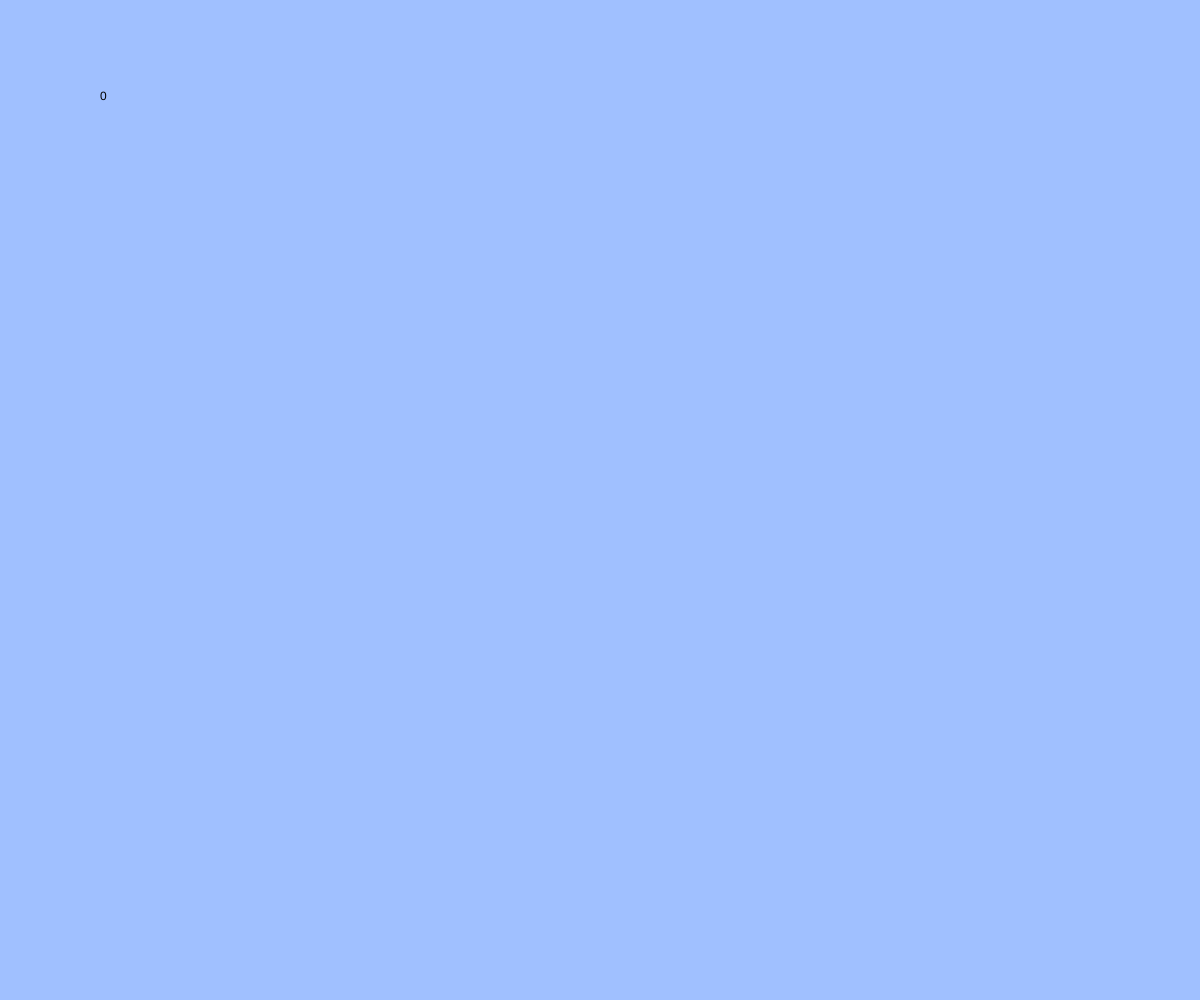
Frame 1 (no input)
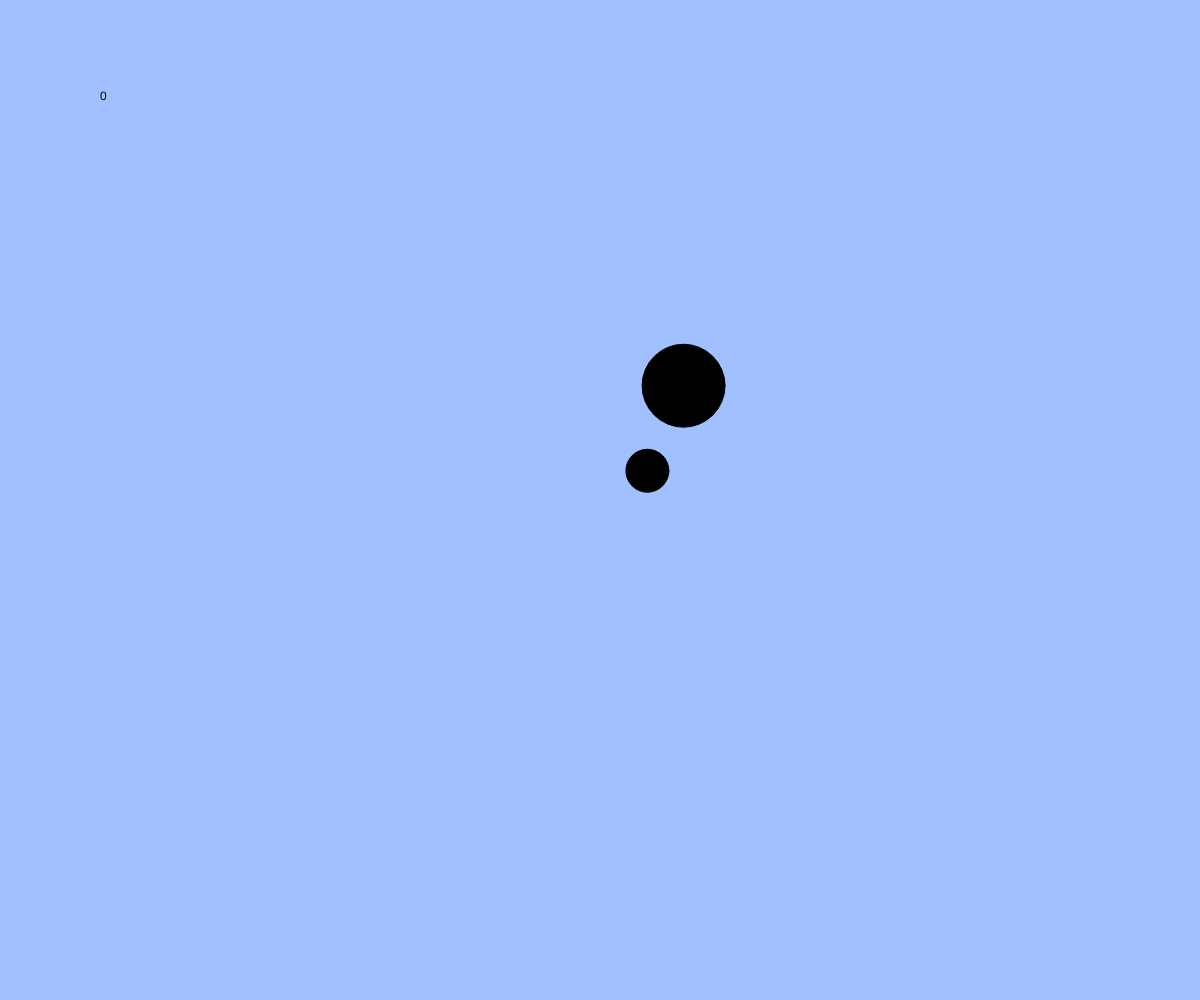
Frame 60 (no input)
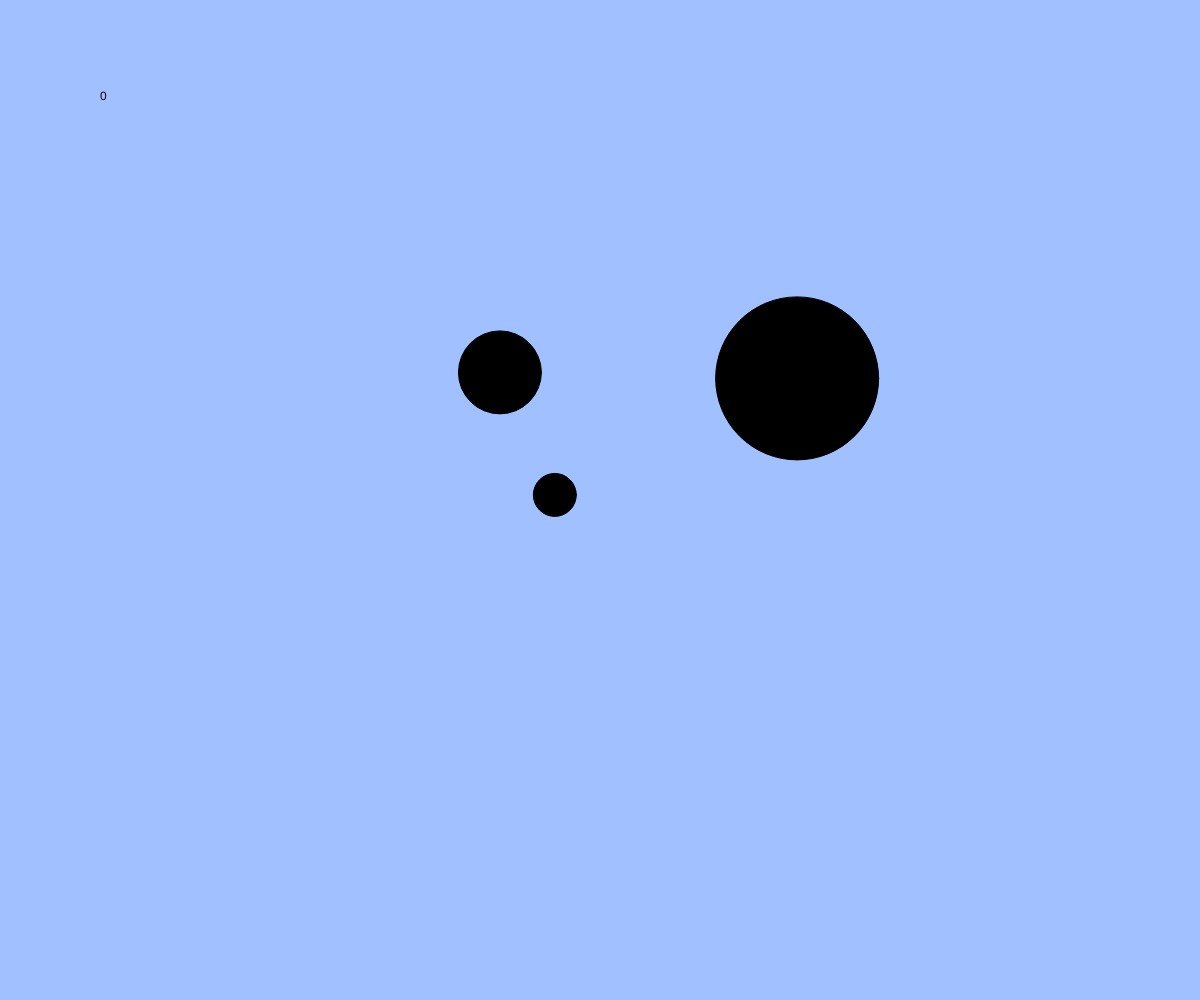
Frame 120 (the mouse pressed at the canvas centre since frame 60)

The p5.js sketch that drew these frames (run headless with seeded random() and noise() and a simulated clock; from frame 60 on, the mouse is pressed at the canvas centre):

// p5.js sketch
// ── sketch.js
// たくさん出てくるアニメーション
let balls;
let targets; // 追加（ボールを当てる的）

function setup(){
  createCanvas(windowWidth, windowHeight);
  balls = [];
  targets = [];
}

function windowResized(){
  resizeCanvas(windowWidth, windowHeight);
}

function draw(){
  background(160, 192, 255);

  // 的のアニメーション（注意：追加しないと何も起きない）
  for(let i = 0; i < targets.length; i++){
    let t = targets[i];
    fill(0);
    ellipse(t.x, t.y, t.size);
    t.x += t.vx;
    t.y += t.vy;
    t.size += 2;
  }

  // ボールのアニメーション
  for(let i = 0; i < balls.length; i++){
    let b = balls[i];
    fill(255);
    ellipse(b.x, b.y, b.size);
    b.x += b.vx;
    b.y += b.vy;
  }

  // 画面外に出たボールを配列から削除する
  const ballsInCanvas = []; // 画面内のボールを一時的に保持する配列
  for(let i = 0; i < balls.length; i++){
    let b = balls[i];
    if(b.x > 0 && b.x < width && b.y > 0 && b.y < height){ // 画面内
      ballsInCanvas.push(b);
    }
  }
  balls = ballsInCanvas; // 画面内のボールだけを残す
  text(balls.length, 100, 100)
  

  // 補足：filter 関数を使うともっと簡単に書ける
 // balls = balls.filter(insideCanvas);

  if(frameCount % 20 == 0){ // 20フレームごとに新しい的を追加する
    const dx = random(-5,5)
    const dy = random(-5,5)
    const b = { x: windowWidth/2, y: windowHeight/2, vx: dx, vy: dy, size: 5};
    //let c = {x: 10, y: 10, vx: 1, vy: 1, size: 1};
    targets.push(b);
  //BLANK[1] 新しい的オブジェクトを作成して targets 配列に追加しよう
  }

  // ボールに当たった or 大きくなりすぎた的を配列から削除する
  const activeTargets = []; // 生き残った的を一時的に保持する配列
  for(let i = 0; i < targets.length; i++){
    let t = targets[i];
    if(t.size < 200){ // 大きくなりすぎていない
      let hit = false;
      for(let j = 0; j < balls.length; j++){ // すべてのボールと衝突判定
        let b = balls[j];
        if(b.x*b.x-2*b.x*t.x+t.x*t.x+b.y*b.y-2*b.y*t.y+t.y*t.y<t.size*t.size/4+t.size*b.size+b.size*b.size/4){
          hit=true
        }// BLANK[2]
      }
     // 衝突していなければ生き残る
    if(!hit){ activeTargets.push(t)}
    }
  }
  targets = activeTargets; // 生き残った的だけを残す
}

function mouseDragged(){
  const dx = mouseX - pmouseX;
  const dy = mouseY - pmouseY;
  if(mag(dx, dy) > 5){
    const b = { x: mouseX, y: mouseY, size: 20, vx: dx, vy: dy };
    balls.push(b);
  }
}

function insideCanvas(b) {
  return b.x > 0 && b.x < width && b.y > 0 && b.y < height;
}
